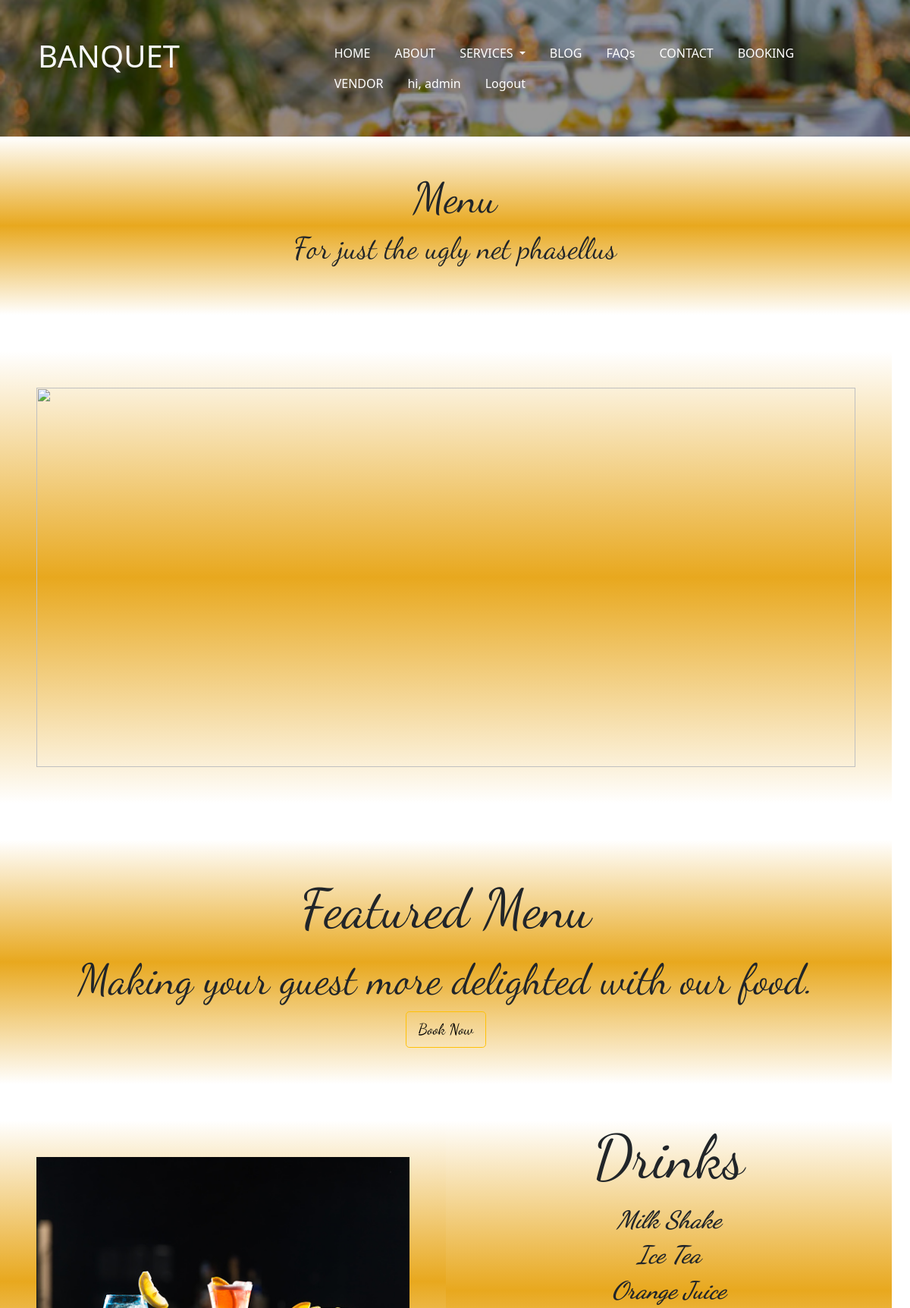
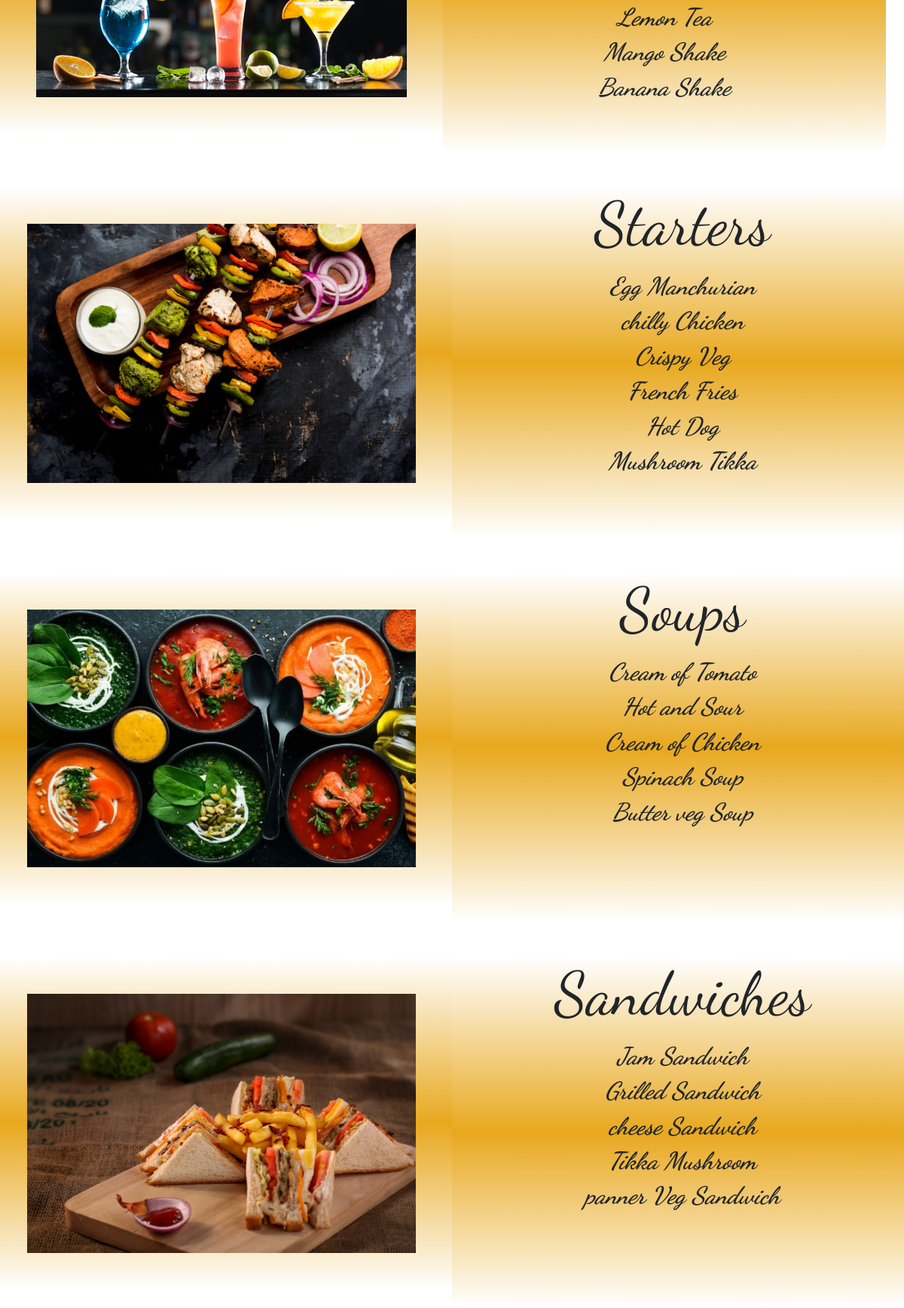
The app's page /menu/ (signed in, upper part) with its own data (2 pictures, top to bottom).
### eventapp/models.py (models this page shows, shortened)
class menu(models.Model):
    heading=models.CharField(max_length=100,choices=MENUHEAD)
    items=HTMLField(default="")
    photo=models.ImageField(upload_to='menu/',default="")
    class Meta:
        db_table="menu"

### eventapp/views.py (the view)
# urls.py: path('menu/',views.menuview),
def menuview(request):
    M=menu.objects.all()
    return render(request,"menu.html",{'M':M})

### eventapp/templates/menu.html (shortened to what this page needs)
{% extends 'base.html' %}
{% load static %}
{% block content %}
<div class="row">
<div class="col-md-12 p-5 banner">
    <h2 class="display-4">Menu</h2>
    <p class="display-6">For just the ugly net phasellus</p>
   </div>
   <div class="row">
    <div class="col-md-12 banner p-5 mt-5">
        <img src="{% static 'xl.jpg' %}" width="100%" height="500"/>
   </div>
   </div>
   <div class="row">
   <div class="col-md-12 p-5 mt-5 banner">
     <p class="display-2">Featured Menu</p>
     <h3 class="display-4">Making your guest more delighted with our food.</h3>
     <button class="btn btn-warning btn-lg submit bg-transparent">Book Now</button>
   </div>
   </div>
{% for b in M %}
<div class="row">
<div class="col-sm-6 banner p-5 mt-5 mb-4">
    <div class="img"><img src="/media/{{ b.photo }}" alt="img" width="100%"></div>
    </div>
    <div class="col-md-6 banner mt-5">
            <h3 class="display-1">{{ b.heading }}</h3>
            <p>{{ b.items|safe }}</p>
            </div>
             </div></a></div>
             </div>
             {% endfor %}
             {% endblock %}

### eventapp/templates/base.html (shortened to what this page needs)
{% load static %}
<html>
<head>
    <link href="{% static 'css/bootstrap.min.css' %}" rel="stylesheet" />
    <link href="{% static 'js/bootstrap.min.js' %}" rel="stylesheet" />
    <link href="{% static 'css/bootstrap-grid.min.css' %}" rel="stylesheet" />
    <link href="{% static 'style.css' %}" rel="stylesheet" />
    <link rel="stylesheet" href="https://cdnjs.cloudflare.com/ajax/libs/font-awesome/6.4.0/css/all.min.css" />
<link href="{% static 'ihover/src/ihover.css' %}" rel="stylesheet" />
</head>
<body>
    <div class="container-fluid">
        <div class="row text-light" id="topheader">
            <div class="col-md-12">
                <div class="row">
                    <div class="col-md-4">
                        <h1>BANQUET</h1>
                    </div>
                    <div class="col-md-8">
                        <nav>
                            <ul class="nav">
                                <li><a href="/home/" class="nav-link">HOME</a></li>
                                <li><a href="/aboutus" class="nav-link">ABOUT</a></li>
                                <li class="nav-item dropdown">
                                <a class="nav-link  dropdown-toggle" href="#" data-bs-toggle="dropdown">  SERVICES  </a>
                                </li>
                                <li><a href="/blogs" class="nav-link">BLOG</a></li>
                                <li><a href="/FAQs" class="nav-link">FAQs</a></li>
                                <li><a href="/contact" class="nav-link">CONTACT</a></li>
                                <li><a href="/booking" class="nav-link">BOOKING</a></li>
                                <li><a href="/Vendor" class="nav-link">VENDOR</a></li>
                                {% if user.is_authenticated %}
                                <li><a href="javascript:void(0)" class="nav-link">hi, {{ user.username }}</a></li>
                                <li><a href="/logout/" class="nav-link">Logout</a></li>
                                {% else %}
                                <li><a href="/signup/" class="nav-link">Register</a></li>
                                <li><a href="/login/" class="nav-link">Login</a></li>
                                {% endif %}
                            </ul>
                        </nav>
                    </div>
                    </div>
                    </div>
                    </div>
{% block content%}
{% endblock %}
    </body>
    </html>

### static/style.css (style rules this page uses)
#topheader { background: url('m.jpg'); background-size: cover; }
#topheader>.col-md-12 { background: rgba(0, 0,0,0.4); padding:50px; }
#topheader a { color:white; }
.banner { font-family: 'Dancing Script', cursive; background: -webkit-linear-gradient(white,#e8a81e,white); text-align:center; }

### records on screen
menu: photo (picture), heading "Drinks", items "Milk Shake Ice Tea Orange Juice Lemon Tea Mango Shake Banana Shake"
menu: photo (picture), heading "Starters", items "Egg Manchurian chilly Chicken Crispy Veg French Fries Hot Dog Mushroom Tikka"
menu: photo (picture), heading "Soups", items "Cream of Tomato Hot and Sour Cream of Chicken Spinach Soup Butter veg Soup"
menu: photo (picture), heading "Sandwiches", items "Jam Sandwich Grilled Sandwich cheese Sandwich Tikka Mushroom panner Veg Sandwich"

### other values on screen
{{ user.username }} "admin"
